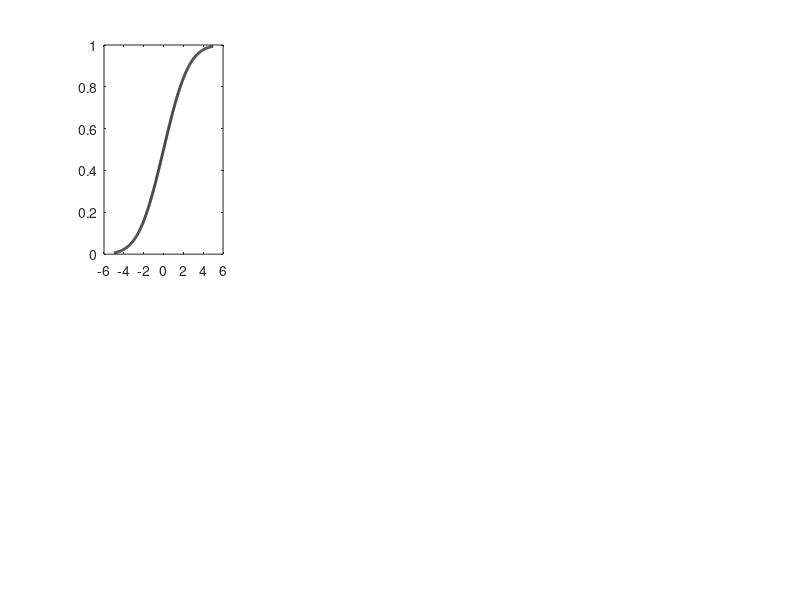

Source code (MATLAB): (Note: this script raises an error after producing the figure.)
%% Psychometric function
x = linspace(-5,5,1000);
f = normpdf(x,0,2); F = normcdf(x,0,2);
figure; hold on; set(gcf,'Position',[1107 1037 1690 934]);

%% Draw psychometric function
subplot(2,4,1); plot(x,F,'k','LineWidth',2); vline(0,'-k'); box off; %axis off;
xlabel('Stimulus, \it s','Interpreter','tex'); ylabel({'Percentage of'; 'rightward response'}); set(gca,'YTick',0.2:0.2:1);
F = 0.5 + abs(F-0.5);
subplot(2,4,5); hold on; plot(x,F,'k','LineWidth',2); axis([0 5 0.5 1]); vline(0,'-k'); box off; %axis off;
xlabel({'Stimulus deviation, ' ; '\deltas = |\it s - \it s_0|'},'Interpreter','tex'); ylabel({'Percentage of'; 'correct response'}); set(gca,'YTick',0.5:0.1:1);

%% 1-up 1-down probs
N = 1; M = 1;
Pd = F.^N; Pu = (1-F).^M;
subplot(2,4,2); hold on; plot(x,F,'k','LineWidth',2); axis([0 5 0.5 1]); vline(0,'-k'); box off; ylabel({'Percentage of'; 'rightward response'}); set(gca,'YTick',0.5:0.1:1); %axis off;
indx = find((abs(Pu - Pd)) == min(abs(Pu - Pd)),1,'last'); plot(x(indx),F(indx),'ok','MarkerFaceColor','k');
subplot(2,4,6); hold on; plot(x,Pd,'LineWidth',2); plot(x,Pu,'LineWidth',2); axis([0 5 0 1]); vline(0,'-k'); box off; set(gca,'YTick',0.2:0.2:1); %axis off;
title('1-up 1-down','fontweight','bold');

%% 1-up 2-down probs
N = 2; M = 1;
Pd = F.^N; Pu = (1-F).^M;
subplot(2,4,3); hold on; plot(x,F,'k','LineWidth',2); axis([0 5 0.5 1]); vline(0,'-k'); box off; set(gca,'YTick',0.5:0.1:1); %axis off;
indx = find((abs(Pu - Pd)) == min(abs(Pu - Pd)),1,'last'); plot(x(indx),F(indx),'ok','MarkerFaceColor','k');
subplot(2,4,7); hold on; plot(x,Pd,'LineWidth',2); plot(x,Pu,'LineWidth',2); axis([0 5 0 1]); vline(0,'-k'); box off; set(gca,'YTick',0.2:0.2:1); %axis off;
title('1-up 2-down','fontweight','bold');

%% 1-up 10-down probs
N = 10; M = 1;
Pd = F.^N; Pu = (1-F).^M;
subplot(2,4,4); hold on; plot(x,F,'k','LineWidth',2); axis([0 5 0.5 1]); vline(0,'-k'); box off; set(gca,'YTick',0.5:0.1:1); %axis off;
indx = find((abs(Pu - Pd)) == min(abs(Pu - Pd)),1,'last'); plot(x(indx),F(indx),'ok','MarkerFaceColor','k');
subplot(2,4,8); hold on; plot(x,Pd,'LineWidth',2); plot(x,Pu,'LineWidth',2); axis([0 5 0 1]); vline(0,'-k'); box off; set(gca,'YTick',0.2:0.2:1); %axis off;
title('1-up 10-down','fontweight','bold');

%%
sgtitle('Figure 1','Fontsize',20);